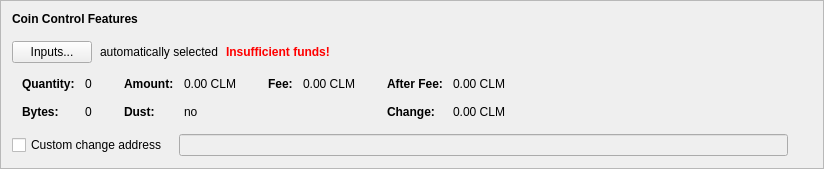
      <widget class="QFrame" name="frameCoinControl">
       <property name="sizePolicy">
        <sizepolicy hsizetype="Preferred" vsizetype="Fixed">
         <horstretch>0</horstretch>
         <verstretch>0</verstretch>
        </sizepolicy>
       </property>
       <property name="frameShape">
        <enum>QFrame::StyledPanel</enum>
       </property>
       <property name="frameShadow">
        <enum>QFrame::Raised</enum>
       </property>
       <layout class="QVBoxLayout" name="verticalLayout_4">
        <item>
         <layout class="QVBoxLayout" name="verticalLayoutCoinControl" stretch="0,0,0,0,0">
          <property name="spacing">
           <number>0</number>
          </property>
          <property name="sizeConstraint">
           <enum>QLayout::SetDefaultConstraint</enum>
          </property>
          <property name="leftMargin">
           <number>0</number>
          </property>
          <property name="topMargin">
           <number>0</number>
          </property>
          <item>
           <layout class="QHBoxLayout" name="horizontalLayoutCoinControl1">
            <property name="bottomMargin">
             <number>15</number>
            </property>
            <item>
             <widget class="QLabel" name="labelCoinControlFeatures">
              <property name="sizePolicy">
               <sizepolicy hsizetype="Preferred" vsizetype="Maximum">
                <horstretch>0</horstretch>
                <verstretch>0</verstretch>
               </sizepolicy>
              </property>
              <property name="font">
               <font>
                <weight>75</weight>
                <bold>true</bold>
               </font>
              </property>
              <property name="styleSheet">
               <string notr="true">font-weight:bold;</string>
              </property>
              <property name="text">
               <string>Coin Control Features</string>
              </property>
             </widget>
            </item>
           </layout>
          </item>
          <item>
           <layout class="QHBoxLayout" name="horizontalLayoutCoinControl2" stretch="0,0,0,0">
            <property name="spacing">
             <number>8</number>
            </property>
            <property name="bottomMargin">
             <number>10</number>
            </property>
            <item>
             <widget class="QPushButton" name="pushButtonCoinControl">
              <property name="styleSheet">
               <string notr="true"/>
              </property>
              <property name="text">
               <string>Inputs...</string>
              </property>
              <property name="autoDefault">
               <bool>false</bool>
              </property>
             </widget>
            </item>
            <item>
             <widget class="QLabel" name="labelCoinControlAutomaticallySelected">
              <property name="text">
               <string>automatically selected</string>
              </property>
              <property name="margin">
               <number>5</number>
              </property>
             </widget>
            </item>
            <item>
             <widget class="QLabel" name="labelCoinControlInsuffFunds">
              <property name="font">
               <font>
                <weight>75</weight>
                <bold>true</bold>
               </font>
              </property>
              <property name="styleSheet">
               <string notr="true">color:red;font-weight:bold;</string>
              </property>
              <property name="text">
               <string>Insufficient funds!</string>
              </property>
              <property name="margin">
               <number>5</number>
              </property>
             </widget>
            </item>
            <item>
             <spacer name="horizontalSpacerCoinControl">
              <property name="orientation">
               <enum>Qt::Horizontal</enum>
              </property>
              <property name="sizeHint" stdset="0">
               <size>
                <width>40</width>
                <height>1</height>
               </size>
              </property>
             </spacer>
            </item>
           </layout>
          </item>
          <item>
           <widget class="QWidget" name="widgetCoinControl" native="true">
            <property name="sizePolicy">
             <sizepolicy hsizetype="Preferred" vsizetype="Preferred">
              <horstretch>0</horstretch>
              <verstretch>0</verstretch>
             </sizepolicy>
            </property>
            <property name="minimumSize">
             <size>
              <width>0</width>
              <height>0</height>
             </size>
            </property>
            <property name="styleSheet">
             <string notr="true"/>
            </property>
            <layout class="QHBoxLayout" name="horizontalLayoutCoinControl5">
             <property name="leftMargin">
              <number>0</number>
             </property>
             <property name="topMargin">
              <number>0</number>
             </property>
             <property name="rightMargin">
              <number>0</number>
             </property>
             <property name="bottomMargin">
              <number>0</number>
             </property>
             <item>
              <layout class="QHBoxLayout" name="horizontalLayoutCoinControl3" stretch="0,0,0,1">
               <property name="spacing">
                <number>20</number>
               </property>
               <property name="topMargin">
                <number>0</number>
               </property>
               <property name="bottomMargin">
                <number>10</number>
               </property>
               <item>
                <layout class="QFormLayout" name="formLayoutCoinControl1">
                 <property name="horizontalSpacing">
                  <number>10</number>
                 </property>
                 <property name="verticalSpacing">
                  <number>14</number>
                 </property>
                 <property name="leftMargin">
                  <number>10</number>
                 </property>
                 <property name="topMargin">
                  <number>4</number>
                 </property>
                 <property name="rightMargin">
                  <number>6</number>
                 </property>
                 <item row="0" column="0">
                  <widget class="QLabel" name="labelCoinControlQuantityText">
                   <property name="font">
                    <font>
                     <weight>75</weight>
                     <bold>true</bold>
                    </font>
                   </property>
                   <property name="text">
                    <string>Quantity:</string>
                   </property>
                   <property name="margin">
                    <number>0</number>
                   </property>
                  </widget>
                 </item>
                 <item row="0" column="1">
                  <widget class="QLabel" name="labelCoinControlQuantity">
                   <property name="cursor">
                    <cursorShape>IBeamCursor</cursorShape>
                   </property>
                   <property name="contextMenuPolicy">
                    <enum>Qt::ActionsContextMenu</enum>
                   </property>
                   <property name="text">
                    <string notr="true">0</string>
                   </property>
                   <property name="margin">
                    <number>0</number>
                   </property>
                   <property name="textInteractionFlags">
                    <set>Qt::LinksAccessibleByMouse|Qt::TextSelectableByKeyboard|Qt::TextSelectableByMouse</set>
                   </property>
                  </widget>
                 </item>
                 <item row="1" column="0">
                  <widget class="QLabel" name="labelCoinControlBytesText">
                   <property name="font">
                    <font>
                     <weight>75</weight>
                     <bold>true</bold>
                    </font>
                   </property>
                   <property name="text">
                    <string>Bytes:</string>
                   </property>
                  </widget>
                 </item>
                 <item row="1" column="1">
                  <widget class="QLabel" name="labelCoinControlBytes">
                   <property name="cursor">
                    <cursorShape>IBeamCursor</cursorShape>
                   </property>
                   <property name="contextMenuPolicy">
                    <enum>Qt::ActionsContextMenu</enum>
                   </property>
                   <property name="text">
                    <string notr="true">0</string>
                   </property>
                   <property name="textInteractionFlags">
                    <set>Qt::LinksAccessibleByMouse|Qt::TextSelectableByKeyboard|Qt::TextSelectableByMouse</set>
                   </property>
                  </widget>
                 </item>
                </layout>
               </item>
               <item>
                <layout class="QFormLayout" name="formLayoutCoinControl2">
                 <property name="horizontalSpacing">
                  <number>10</number>
                 </property>
                 <property name="verticalSpacing">
                  <number>14</number>
                 </property>
                 <property name="leftMargin">
                  <number>6</number>
                 </property>
                 <property name="topMargin">
                  <number>4</number>
                 </property>
                 <property name="rightMargin">
                  <number>6</number>
                 </property>
                 <item row="0" column="0">
                  <widget class="QLabel" name="labelCoinControlAmountText">
                   <property name="font">
                    <font>
                     <weight>75</weight>
                     <bold>true</bold>
                    </font>
                   </property>
                   <property name="text">
                    <string>Amount:</string>
                   </property>
                   <property name="margin">
                    <number>0</number>
                   </property>
                  </widget>
                 </item>
                 <item row="0" column="1">
                  <widget class="QLabel" name="labelCoinControlAmount">
                   <property name="cursor">
                    <cursorShape>IBeamCursor</cursorShape>
                   </property>
                   <property name="contextMenuPolicy">
                    <enum>Qt::ActionsContextMenu</enum>
                   </property>
                   <property name="text">
                    <string notr="true">0.00 CLM</string>
                   </property>
                   <property name="textInteractionFlags">
                    <set>Qt::LinksAccessibleByMouse|Qt::TextSelectableByKeyboard|Qt::TextSelectableByMouse</set>
                   </property>
                  </widget>
                 </item>
                 <item row="1" column="0">
                  <widget class="QLabel" name="labelCoinControlLowOutputText">
                   <property name="font">
                    <font>
                     <weight>75</weight>
                     <bold>true</bold>
                    </font>
                   </property>
                   <property name="text">
                    <string>Dust:</string>
                   </property>
                  </widget>
                 </item>
                 <item row="1" column="1">
                  <widget class="QLabel" name="labelCoinControlLowOutput">
                   <property name="cursor">
                    <cursorShape>IBeamCursor</cursorShape>
                   </property>
                   <property name="contextMenuPolicy">
                    <enum>Qt::ActionsContextMenu</enum>
                   </property>
                   <property name="text">
                    <string notr="true">no</string>
                   </property>
                   <property name="textInteractionFlags">
                    <set>Qt::LinksAccessibleByMouse|Qt::TextSelectableByKeyboard|Qt::TextSelectableByMouse</set>
                   </property>
                  </widget>
                 </item>
                </layout>
               </item>
               <item>
                <layout class="QFormLayout" name="formLayoutCoinControl3">
                 <property name="horizontalSpacing">
                  <number>10</number>
                 </property>
                 <property name="verticalSpacing">
                  <number>14</number>
                 </property>
                 <property name="leftMargin">
                  <number>6</number>
                 </property>
                 <property name="topMargin">
                  <number>4</number>
                 </property>
                 <property name="rightMargin">
                  <number>6</number>
                 </property>
                 <item row="0" column="0">
                  <widget class="QLabel" name="labelCoinControlFeeText">
                   <property name="font">
                    <font>
                     <weight>75</weight>
                     <bold>true</bold>
                    </font>
                   </property>
                   <property name="text">
                    <string>Fee:</string>
                   </property>
                   <property name="margin">
                    <number>0</number>
                   </property>
                  </widget>
                 </item>
                 <item row="0" column="1">
                  <widget class="QLabel" name="labelCoinControlFee">
                   <property name="cursor">
                    <cursorShape>IBeamCursor</cursorShape>
                   </property>
                   <property name="contextMenuPolicy">
                    <enum>Qt::ActionsContextMenu</enum>
                   </property>
                   <property name="text">
                    <string notr="true">0.00 CLM</string>
                   </property>
                   <property name="textInteractionFlags">
                    <set>Qt::LinksAccessibleByMouse|Qt::TextSelectableByKeyboard|Qt::TextSelectableByMouse</set>
                   </property>
                  </widget>
                 </item>
                </layout>
               </item>
               <item>
                <layout class="QFormLayout" name="formLayoutCoinControl4">
                 <property name="horizontalSpacing">
                  <number>10</number>
                 </property>
                 <property name="verticalSpacing">
                  <number>14</number>
                 </property>
                 <property name="leftMargin">
                  <number>6</number>
                 </property>
                 <property name="topMargin">
                  <number>4</number>
                 </property>
                 <property name="rightMargin">
                  <number>6</number>
                 </property>
                 <item row="0" column="0">
                  <widget class="QLabel" name="labelCoinControlAfterFeeText">
                   <property name="font">
                    <font>
                     <weight>75</weight>
                     <bold>true</bold>
                    </font>
                   </property>
                   <property name="text">
                    <string>After Fee:</string>
                   </property>
                   <property name="margin">
                    <number>0</number>
                   </property>
                  </widget>
                 </item>
                 <item row="0" column="1">
                  <widget class="QLabel" name="labelCoinControlAfterFee">
                   <property name="cursor">
                    <cursorShape>IBeamCursor</cursorShape>
                   </property>
                   <property name="contextMenuPolicy">
                    <enum>Qt::ActionsContextMenu</enum>
                   </property>
                   <property name="text">
                    <string notr="true">0.00 CLM</string>
                   </property>
                   <property name="textInteractionFlags">
                    <set>Qt::LinksAccessibleByMouse|Qt::TextSelectableByKeyboard|Qt::TextSelectableByMouse</set>
                   </property>
                  </widget>
                 </item>
                 <item row="1" column="0">
                  <widget class="QLabel" name="labelCoinControlChangeText">
                   <property name="font">
                    <font>
                     <weight>75</weight>
                     <bold>true</bold>
                    </font>
                   </property>
                   <property name="text">
                    <string>Change:</string>
                   </property>
                  </widget>
                 </item>
                 <item row="1" column="1">
                  <widget class="QLabel" name="labelCoinControlChange">
                   <property name="cursor">
                    <cursorShape>IBeamCursor</cursorShape>
                   </property>
                   <property name="contextMenuPolicy">
                    <enum>Qt::ActionsContextMenu</enum>
                   </property>
                   <property name="text">
                    <string notr="true">0.00 CLM</string>
                   </property>
                   <property name="textInteractionFlags">
                    <set>Qt::LinksAccessibleByMouse|Qt::TextSelectableByKeyboard|Qt::TextSelectableByMouse</set>
                   </property>
                  </widget>
                 </item>
                </layout>
               </item>
              </layout>
             </item>
            </layout>
           </widget>
          </item>
          <item>
           <layout class="QHBoxLayout" name="horizontalLayoutCoinControl4" stretch="0,0,0">
            <property name="spacing">
             <number>12</number>
            </property>
            <property name="sizeConstraint">
             <enum>QLayout::SetDefaultConstraint</enum>
            </property>
            <property name="topMargin">
             <number>5</number>
            </property>
            <property name="rightMargin">
             <number>5</number>
            </property>
            <item>
             <widget class="QCheckBox" name="checkBoxCoinControlChange">
              <property name="toolTip">
               <string>If this is activated, but the change address is empty or invalid, change will be sent to a newly generated address.</string>
              </property>
              <property name="text">
               <string>Custom change address</string>
              </property>
             </widget>
            </item>
            <item>
             <widget class="QValidatedLineEdit" name="lineEditCoinControlChange">
              <property name="enabled">
               <bool>false</bool>
              </property>
              <property name="sizePolicy">
               <sizepolicy hsizetype="Expanding" vsizetype="Fixed">
                <horstretch>0</horstretch>
                <verstretch>0</verstretch>
               </sizepolicy>
              </property>
             </widget>
            </item>
            <item>
             <widget class="QLabel" name="labelCoinControlChangeLabel">
              <property name="sizePolicy">
               <sizepolicy hsizetype="Preferred" vsizetype="Expanding">
                <horstretch>0</horstretch>
                <verstretch>0</verstretch>
               </sizepolicy>
              </property>
              <property name="minimumSize">
               <size>
                <width>0</width>
                <height>0</height>
               </size>
              </property>
              <property name="text">
               <string/>
              </property>
              <property name="margin">
               <number>3</number>
              </property>
             </widget>
            </item>
           </layout>
          </item>
          <item>
           <spacer name="verticalSpacerCoinControl">
            <property name="orientation">
             <enum>Qt::Vertical</enum>
            </property>
            <property name="sizeType">
             <enum>QSizePolicy::Expanding</enum>
            </property>
            <property name="sizeHint" stdset="0">
             <size>
              <width>800</width>
              <height>1</height>
             </size>
            </property>
           </spacer>
          </item>
         </layout>
        </item>
       </layout>
      </widget>
